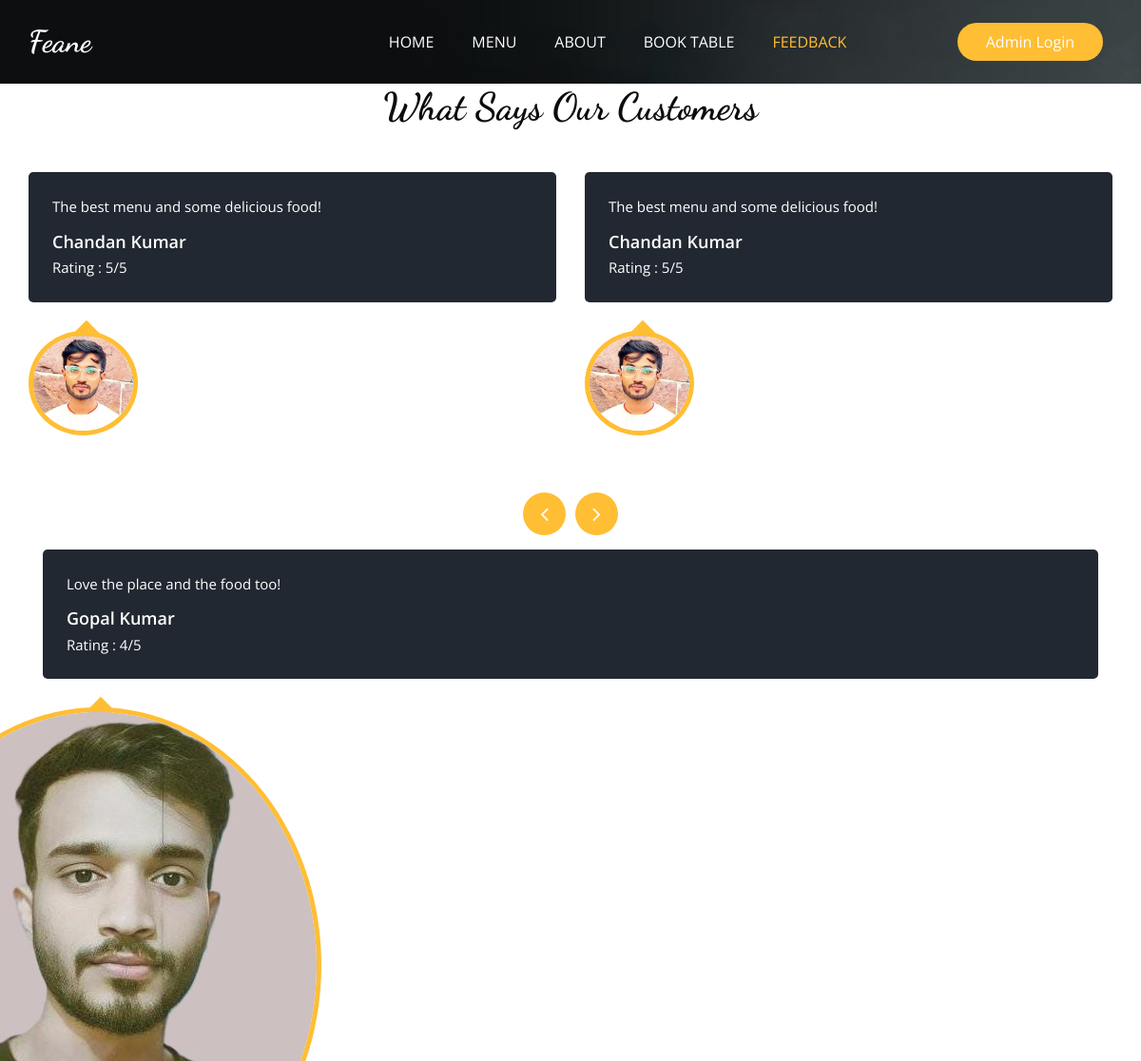
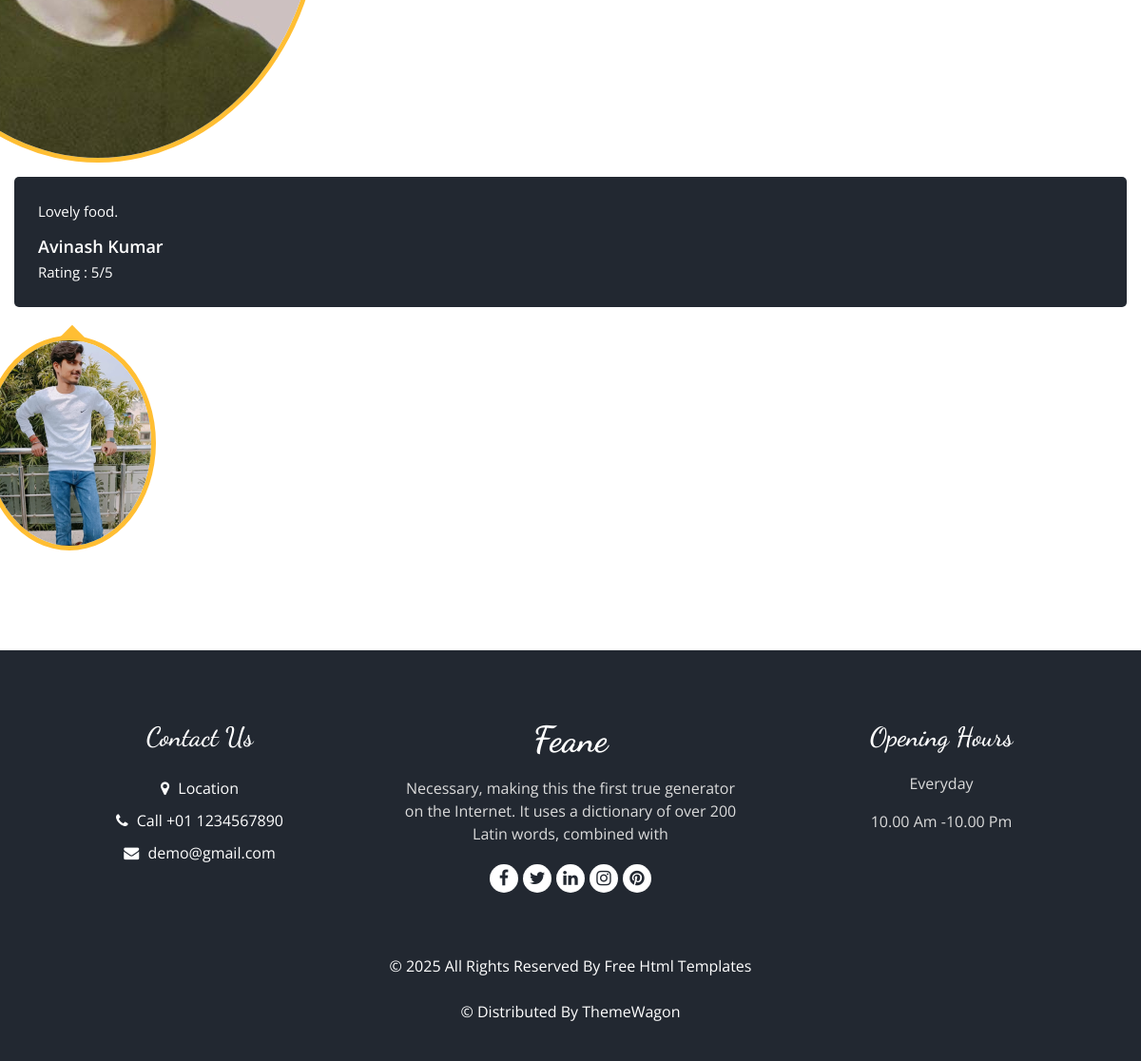
The page /feedback/ on the database its author committed (2 pictures, top to bottom).
### Base_App/models.py (models this page shows, shortened)
class feedback(models.Model):
    user_name = models.CharField(max_length=50)
    Rating = models.IntegerField()
    Message = models.TextField(blank=False)
    c_image = models.ImageField(upload_to='Items/',default='/')

### Base_App/views.py (the view)
# urls.py: path('feedback/', feedbackView,name='Feedback_Form'),
def feedbackView(request):
    review = feedback.objects.all()
    return render(request, 'feedback.html',{'review':review})

### templates/feedback.html (shortened to what this page needs)
{% extends "base.html" %}
{% load static %}
{% block class %}class="sub_page"{% endblock class %}
{% block feedback_status %}active{% endblock feedback_status %}
{% block main %}
  <section class="client_section layout_padding-bottom">
    <div class="container">
      <div class="heading_container heading_center psudo_white_primary mb_45">
        <h2>
          What Says Our Customers
        </h2>
      </div>
      <div class="carousel-wrap row ">
        <div class="owl-carousel client_owl-carousel">
          {% for k in review %}
          <div class="item">
            <div class="box">
              <div class="detail-box">
                <p>
                  {{k.Message}}
                </p>
                <h6>
                  {{k.user_name}}
                </h6>
                <p>
                  Rating : {{k.Rating}}/5
                </p>
              </div>
              <div class="img-box">
                <img src="/media/{{k.c_image}}" alt="{{k.c_image}}" class="box-img">
              </div>
              </div>
              </div>
            </div>
          </div>
          {% endfor %}
  </section>
{% endblock main %}

### static/css/style.css (style rules this page uses)
body { font-family: "Open Sans", sans-serif; color: #0c0c0c; background-color: #ffffff; overflow-x: hidden; }
.layout_padding-bottom { padding-bottom: 90px; }
h1, h2 { font-family: 'Dancing Script', cursive; }
.heading_container { display: -webkit-box; display: -ms-flexbox; display: flex; -webkit-box-orient: vertical; -webkit-box-direction: normal; -ms-flex-direction: column; flex-direction: column; -webkit-box-align: start; -ms-flex-align: start; align-items: flex-start; }
.heading_container h2 { position: relative; margin-bottom: 0; font-size: 2.5rem; font-weight: bold; }
.heading_container.heading_center { -webkit-box-align: center; -ms-flex-align: center; align-items: center; text-align: center; }
.client_section .heading_container { margin-bottom: 30px; }
.client_section .box { display: -webkit-box; display: -ms-flexbox; display: flex; -webkit-box-orient: vertical; -webkit-box-direction: normal; -ms-flex-direction: column; flex-direction: column; margin: 15px; }
.client_section .box .img-box { position: relative; display: -webkit-box; display: -ms-flexbox; display: flex; -webkit-box-pack: center; -ms-flex-pack: center; justify-content: center; -webkit-box-align: center; -ms-flex-align: center; align-items: center; width: 115px; position: relative; margin-top: 30px; }
.client_section .box .img-box img { border-radius: 100%; border: 5px solid #ffbe33; position: relative; }
.client_section .box .img-box::before { content: ""; position: absolute; left: 50%; top: 0; width: 20px; height: 20px; background-color: #ffbe33; -webkit-transform: rotate(45deg) translateX(-50%); transform: rotate(45deg) translateX(-50%); }
.client_section .box .detail-box { background-color: #222831; color: #ffffff; padding: 25px 25px 15px 25px; border-radius: 5px; }
.client_section .box .detail-box h6 { font-weight: 600; font-size: 18px; margin: 15px 0 5px 0; }
.client_section .box .detail-box p { margin-bottom: 0; font-size: 15px; margin-bottom: 10px; }

### static/css/responsive.css (style rules this page uses)
@media (min-width: 1200px) { .container { max-width: 1170px; } }

### rows shown on the page
feedback: Message "The best menu and some delicious food!", user_name "Chandan Kumar", Rating "5", c_image (picture)
feedback: Message "Love the place and the food too!", user_name "Gopal Kumar", Rating "4", c_image (picture)
feedback: Message "Lovely food.", user_name "Avinash Kumar", Rating "5", c_image (picture)
